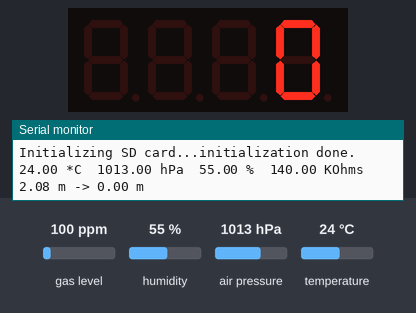
The sketch below on a simulated Arduino Uno, built with avr-gcc and run on an emulated ATmega328P. Parts: 4-digit seven-segment display, the last lines printed to the serial monitor. Inputs (shaded band) come from the test bench; at power-on: air pressure 1013 hPa, gas level 100 ppm, humidity 55 %, temperature 24 °C. Storage starts empty.

Above: at 1.2 s.
1.3 s: air pressure set to 1025 hPa
At 2.1 s:
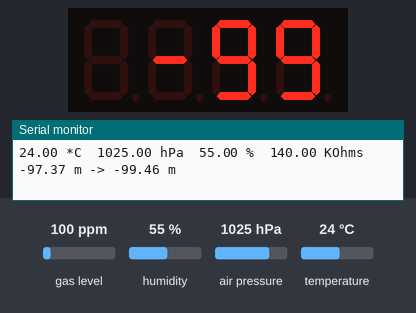
2.9 s: air pressure set to 1048 hPa
At 4.7 s:
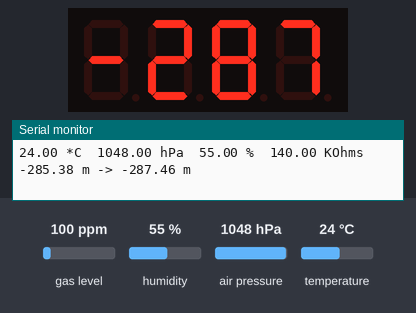
5.2 s: air pressure set to 952 hPa
At 7.3 s:
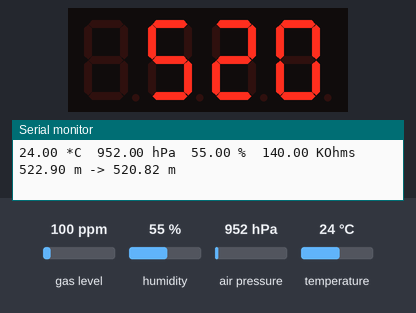
Timing chart, 0 to 8.8 s (numbered marks = the images above; inputs shaded):
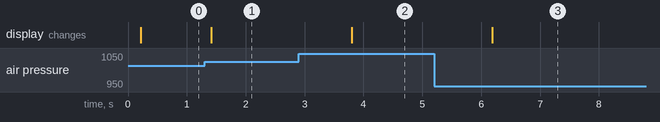

The sketch:

sketch_mar02a.ino
```cpp
#include <Wire.h>
#include <SPI.h>

#include <Adafruit_Sensor.h>
#include "Adafruit_BME680.h"
#define SEALEVELPRESSURE_HPA (1013.25)
float Altitude_Set;
Adafruit_BME680 bme; // I2C

#include <SD.h>
File myFile;

#include <Arduino.h>
#include <TM1637Display.h>
#define CLK 2
#define DIO 3
TM1637Display display(CLK, DIO);

void setup() {
  Serial.begin(9600);

  // BME680 고도센서 작동 상태 확인 ==================================
  if (!bme.begin()) {
    Serial.println("Could not find a valid BME680 sensor, check wiring!");
    while(1);
  }

  // Set up oversampling and filter initialization
  bme.setTemperatureOversampling(BME680_OS_8X);
  bme.setHumidityOversampling(BME680_OS_2X);
  bme.setPressureOversampling(BME680_OS_4X);
  bme.setIIRFilterSize(BME680_FILTER_SIZE_3);
  bme.setGasHeater(320, 150); // 320*C for 150 ms
  Serial.print("Sensor Setting... ");
  Altitude_Set = bme.readAltitude(SEALEVELPRESSURE_HPA);
  Serial.print(Altitude_Set);
  Serial.println(" Setting done.");

  // SD카드 모듈 상태 확인
  Serial.print("Initializing SD card...");
  if (!SD.begin(4)) {
    Serial.println("initialization failed!");
    while(1);
  }
  Serial.println("initialization done.");

  // FND모듈 초기 설정
  display.setBrightness(16);//밝기 설정 범위는 0 ~ 16
}

void loop() {
  if (! bme.performReading()) { // 고도센서가 작동하지 않을 경우
    Serial.println("Failed to perform reading :(");
    return;
  }

  uint8_t data[] = { 0xff, 0xff, 0xff, 0xff };

  myFile = SD.open("sensor.txt", FILE_WRITE);
  if (myFile) { // SD카드가 삽입되어 있다면
    Serial.print(bme.temperature);
    Serial.print(" *C  ");
    myFile.print(bme.temperature);
    myFile.print(" ");

    Serial.print(bme.pressure / 100.0);
    Serial.print(" hPa  ");
    myFile.print(bme.pressure / 100.0);
    myFile.print(" ");

    Serial.print(bme.humidity);
    Serial.print(" %  ");
    myFile.print(bme.humidity);
    myFile.print(" ");

    Serial.print(bme.gas_resistance / 1000.0);
    Serial.print(" KOhms  ");
    myFile.print(bme.gas_resistance / 1000.0);
    myFile.print(" ");

    float altitude = bme.readAltitude(SEALEVELPRESSURE_HPA) - Altitude_Set;
    Serial.print(bme.readAltitude(SEALEVELPRESSURE_HPA));
    Serial.print(" m -> ");
    Serial.print(altitude);
    Serial.println(" m");
    myFile.println(altitude);
    if(altitude >= 10000.0) display.showNumberDec(int(altitude) / 1000, false, 4, 0);
    else display.showNumberDec(int(altitude), false, 4, 0);

    myFile.close();
    //myFile.close();
    //Serial.println("done.");
  }
  delay(1000);
}
```

Measured:
- after the input at 1.3 s, the display: changes after 0.11 s (image 1)
- after the input at 2.9 s, the display: changes after 0.90 s (image 2)
- after the input at 5.2 s, the display: changes after 0.99 s (image 3)
